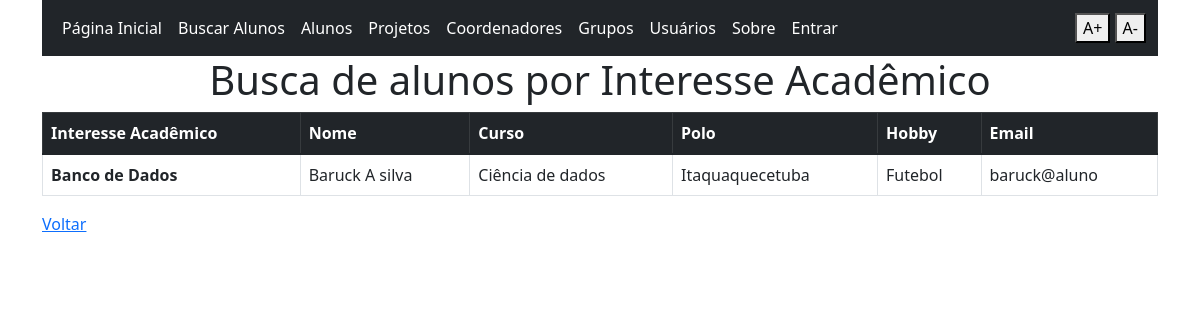
The app's page /busca_por_interesse, older data.
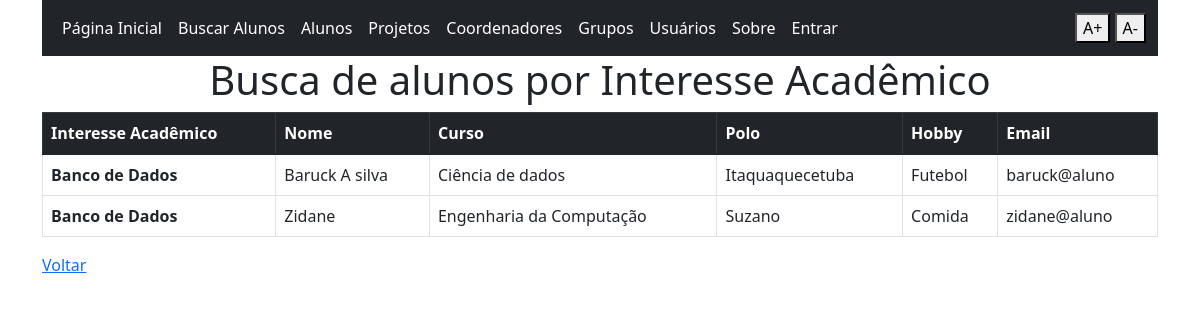
The same page, newer data.
### app.py (models this page shows, shortened)
class alunos(db.Model):
    ra = db.Column(db.Integer, primary_key=True)
    nome = db.Column(db.String(50))
    email = db.Column(db.String(50))
    senha = db.Column(db.String(50))
    curso = db.Column(db.String(50))
    polo = db.Column(db.String(50))
    interesse = db.Column(db.String(50))
    hobby = db.Column(db.String(50))
    telefone = db.Column(db.String(15))
    tipo_usuario = db.Column(db.String(20))
    projeto_id = db.Column(db.Integer, ForeignKey('projetos.id'))
    grupo_id = db.Column(db.Integer, ForeignKey('grupos.id'))

### app.py (the view)
@app.route('/busca_por_interesse', methods=['GET','POST'])
def busca_por_interesse():
    aluno_teste = {
        "nome":"Aluno Teste",
        "curso":"Engenharia da Computação",
        "polo":"Santa Isabel",
        "interesse":"Banco de Dados",
        "hobby":"Futebol"
    }
    integrantes = alunos.query.filter_by(interesse=aluno_teste['interesse'])
    return render_template('busca_por_interesse.html', integrantes=integrantes)

### templates/busca_por_interesse.html
{% extends 'base.html' %}
{% block conteudo %}
    <h1 align="center">Busca de alunos por Interesse Acadêmico</h1>
    <table class="table table-bordered table-hover">
        <thead class="table-dark">
            <th scope="col">Interesse Acadêmico</th>
            <th scope="col">Nome</th>
            <th scope="col">Curso</th>
            <th scope="col">Polo</th>
            <th scope="col">Hobby</th>
            <th scope="col">Email</th>
        </thead>
        <tbody>
            {% for aluno in integrantes %}
                <tr>
                    <td><strong>{{aluno.interesse}}</strong></td>
                    <td>{{aluno.nome}}</td>
                    <td>{{aluno.curso}}</td>
                    <td>{{aluno.polo}}</td>
                    <td>{{aluno.hobby}}</td>
                    <td>{{aluno.email}}</td>
                </tr>
            {% endfor %}
        </tbody>
    </table>
    <a href="{{url_for('buscar_alunos')}}">Voltar</a>
{% endblock conteudo %}

Row changes from the older to the newer data that the page shows:
added alunos: interesse "Banco de Dados", nome "Zidane", curso "Engenharia da Computação", polo "Suzano", hobby "Comida", email "zidane@aluno"
